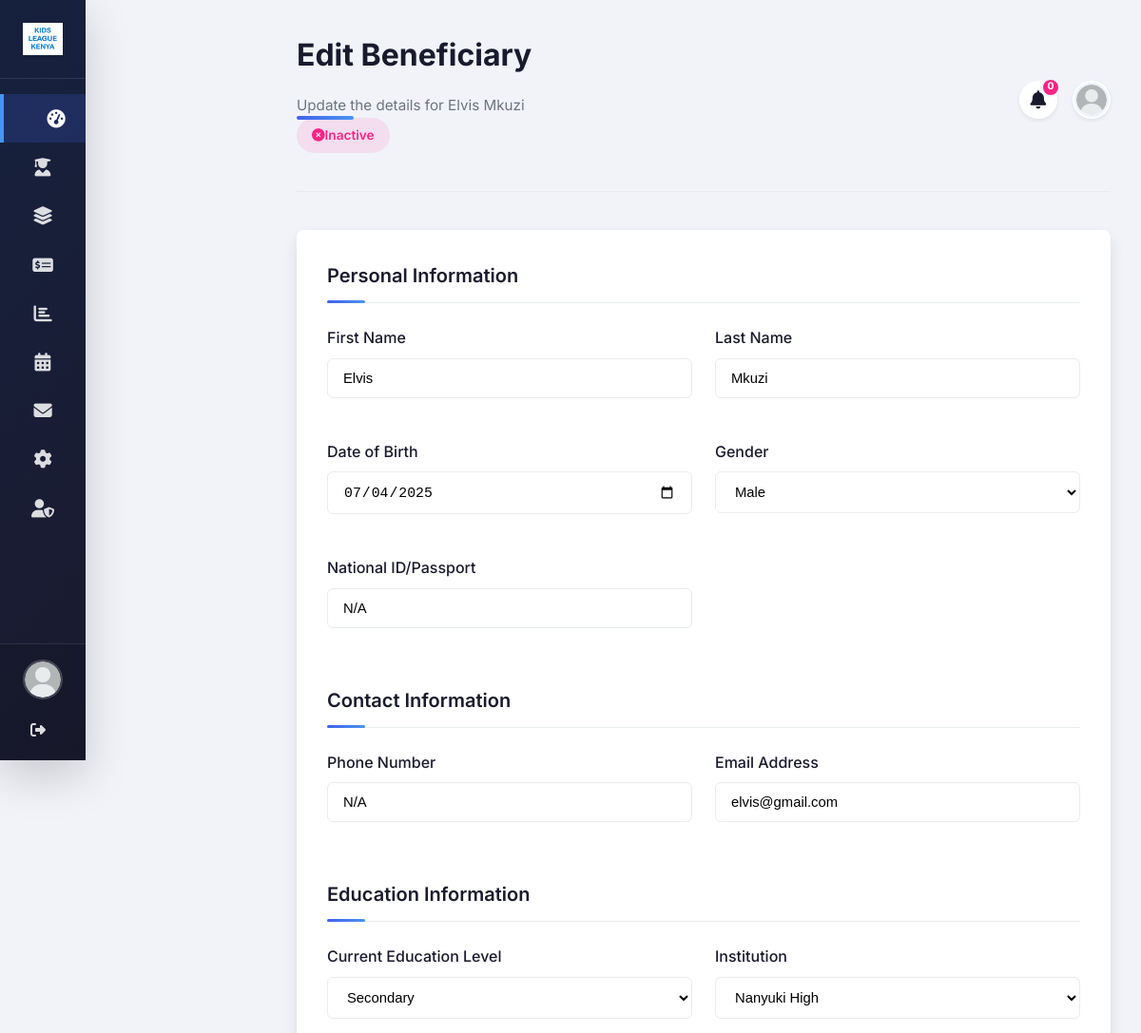
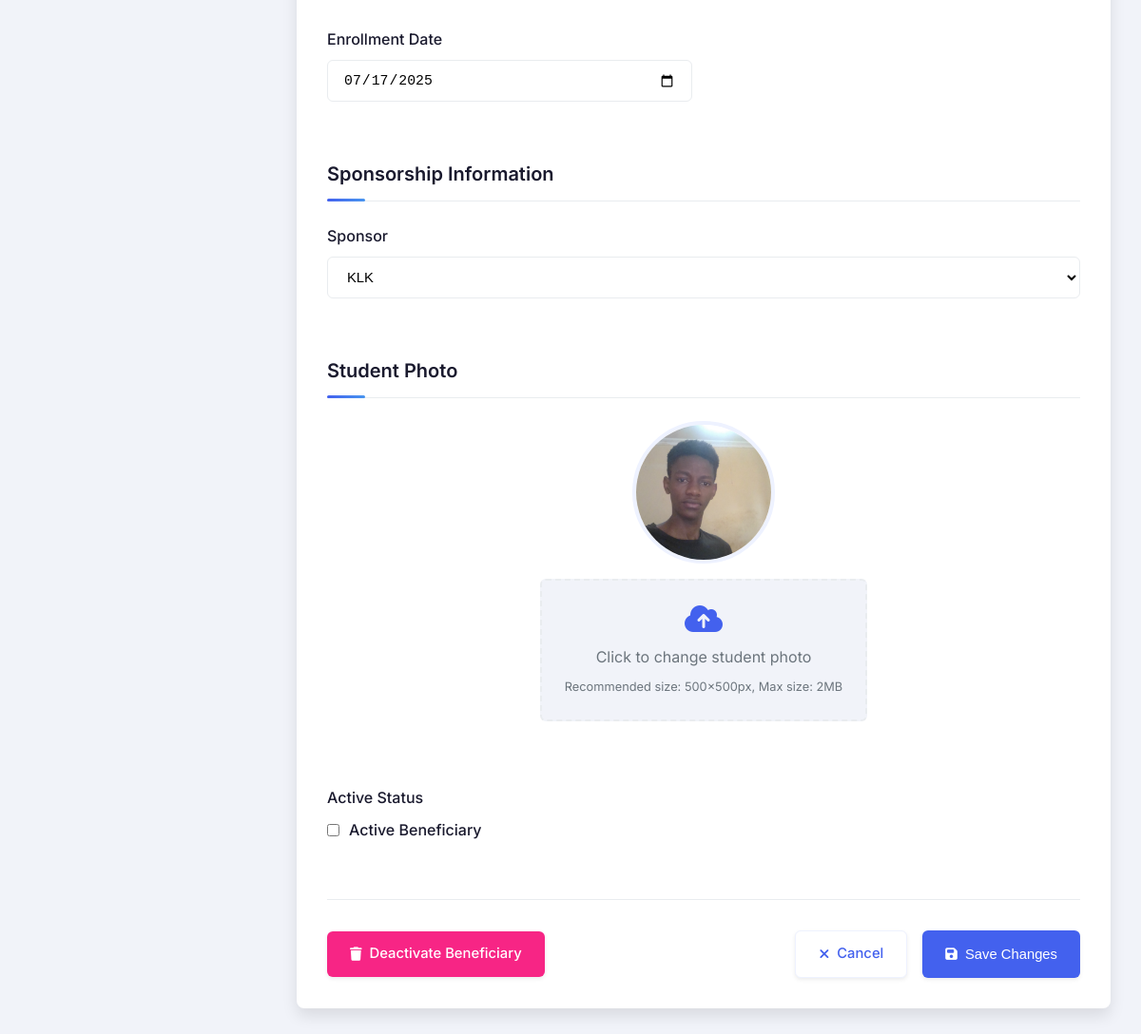
The page /beneficiaries/7/edit/ (signed in) on the database its author committed (2 pictures, top to bottom).
### base/models.py (models this page shows, shortened)
class Beneficiary(models.Model):
    GENDER_CHOICES = (
        ('M', 'Male'),
        ('F', 'Female'),
        ('O', 'Other'),
    )
    LEVEL_CHOICES = (
        ('primary', 'Primary'),
        ('secondary', 'Secondary'),
        ('college', 'College'),
        ('university', 'University'),
    )
    user = models.OneToOneField(User, on_delete=models.CASCADE, null=True, blank=True)
    first_name = models.CharField(max_length=100)
    last_name = models.CharField(max_length=100)
    gender = models.CharField(max_length=1, choices=GENDER_CHOICES)
    sponsor = models.ForeignKey('Sponsor', on_delete=models.SET_NULL, null=True, blank=True)
    date_of_birth = models.DateField()
    national_id = models.CharField(max_length=20, blank=True, null=True)
    phone_number = models.CharField(max_length=20)
    email = models.EmailField(blank=True, null=True)
    current_level = models.CharField(max_length=20, choices=LEVEL_CHOICES)
    institution = models.ForeignKey(Institution, on_delete=models.SET_NULL, null=True)
    enrollment_date = models.DateField()
    is_active = models.BooleanField(default=True)
    photo = models.ImageField(upload_to='beneficiaries/', blank=True, null=True)
    address = models.TextField(blank=True, null=True)
    city = models.CharField(max_length=100, blank=True, null=True)
    expected_graduation = models.DateField(blank=True, null=True)
    sponsorship_start_date = models.DateField(blank=True, null=True)
    sponsorship_end_date = models.DateField(blank=True, null=True)
    notes = models.TextField(blank=True, null=True)
    STATUS_CHOICES = (
        ('active', 'Active'),
        ('inactive', 'Inactive'),
        ('pending', 'Pending'),
        ('graduated', 'Graduated'),
    )
    status = models.CharField(max_length=10, choices=STATUS_CHOICES, default='active')
    @property
    def status(self):
        if not self.is_active:
            return "Inactive"
        if self.current_level == 'graduated':
            return "Graduated"
        return "Active"
    class Meta:
        verbose_name_plural = "Beneficiaries"
        ordering = ['last_name', 'first_name']

class Institution(models.Model):
    INSTITUTION_TYPES = (
        ('primary', 'Primary School'),
        ('secondary', 'Secondary School'),
        ('college', 'College'),
        ('university', 'University'),
        ('vocational', 'Vocational Training'),
    )
    name = models.CharField(max_length=200)
    institution_type = models.CharField(max_length=20, choices=INSTITUTION_TYPES)
    location = models.CharField(max_length=100)
    contact_person = models.CharField(max_length=100)
    contact_email = models.EmailField()
    contact_phone = models.CharField(max_length=20)
    partnership_date = models.DateField()
    is_active = models.BooleanField(default=True)

class Sponsor(models.Model):
    name = models.CharField(max_length=200)
    contact_person = models.CharField(max_length=100)
    contact_email = models.EmailField()
    contact_phone = models.CharField(max_length=20)
    address = models.TextField()
    sponsorship_start_date = models.DateField()
    is_active = models.BooleanField(default=True)

### base/views.py (the view)
# urls.py: path('beneficiaries/<int:pk>/edit/', views.edit_beneficiary, name='edit_beneficiary'),
@login_required
def edit_beneficiary(request, pk):
    beneficiary = get_object_or_404(Beneficiary, pk=pk)
    if request.method == 'POST':
        first_name = request.POST.get('first_name')
        last_name = request.POST.get('last_name')
        gender = request.POST.get('gender')
        date_of_birth = request.POST.get('date_of_birth')
        national_id = request.POST.get('national_id')
        phone_number = request.POST.get('phone_number')
        email = request.POST.get('email')
        current_level = request.POST.get('current_level')
        institution_id = request.POST.get('institution')
        enrollment_date = request.POST.get('enrollment_date')
        sponsor_id = request.POST.get('sponsor')
        photo = request.FILES.get('photo')
        is_active = request.POST.get('is_active') == 'on'
        errors = {}
        if not first_name:
            errors['first_name'] = 'First name is required'
        if not last_name:
            errors['last_name'] = 'Last name is required'
        if not date_of_birth:
            errors['date_of_birth'] = 'Date of birth is required'
        if not gender:
            errors['gender'] = 'Gender is required'
        if not current_level:
            errors['current_level'] = 'Education level is required'
        if not enrollment_date:
            errors['enrollment_date'] = 'Enrollment date is required'
        if errors:
            institutions = Institution.objects.all()
            sponsors = Sponsor.objects.all()
            context = {
                'beneficiary': beneficiary,
                'errors': errors,
                'institutions': institutions,
                'sponsors': sponsors,
                'education_levels': Beneficiary.LEVEL_CHOICES,
                'genders': Beneficiary.GENDER_CHOICES,
                'unread_notifications': Notification.objects.filter(user=request.user, is_read=False).count(),
                'form_data': request.POST  # To repopulate form
            }
            return render(request, 'beneficiary_edit.html', context)
        try:
            beneficiary.first_name = first_name
            beneficiary.last_name = last_name
            beneficiary.gender = gender
            beneficiary.date_of_birth = date_of_birth
            beneficiary.national_id = national_id
            beneficiary.phone_number = phone_number
            beneficiary.email = email
            beneficiary.current_level = current_level
            beneficiary.institution_id = institution_id
            beneficiary.enrollment_date = enrollment_date
            beneficiary.sponsor_id = sponsor_id
            beneficiary.is_active = is_active
            if photo:
                beneficiary.photo = photo
            beneficiary.save()
            messages.success(request, 'Beneficiary updated successfully!')
            return redirect('beneficiary_detail', pk=beneficiary.pk)
        except Exception as e:
            messages.error(request, f'Error updating beneficiary: {str(e)}')
            return redirect('edit_beneficiary', pk=beneficiary.pk)
    else:
        institutions = Institution.objects.all()
        sponsors = Sponsor.objects.all()
        context = {
            'beneficiary': beneficiary,
            'institutions': institutions,
            'sponsors': sponsors,
            'education_levels': Beneficiary.LEVEL_CHOICES,
            'genders': Beneficiary.GENDER_CHOICES,
            'unread_notifications': Notification.objects.filter(user=request.user, is_read=False).count()
        }
        return render(request, 'beneficiary_edit.html', context)

### base/templates/beneficiary_edit.html (shortened to what this page needs)
{% extends "index.html" %}
{% load static %}
{% block content %}
<header class="form-header">
    <div class="header-left">
        <h1>Edit Beneficiary</h1>
        <p>Update the details for {{ beneficiary.first_name }} {{ beneficiary.last_name }}</p>
        <div class="status-indicator
            {% if beneficiary.current_level == 'graduated' %}status-graduated
            {% elif not beneficiary.is_active %}status-inactive
            {% elif beneficiary.status == 'pending' %}status-pending
            {% else %}status-active{% endif %}">
            <i class="fas
                {% if beneficiary.current_level == 'graduated' %}fa-graduation-cap
                {% elif not beneficiary.is_active %}fa-times-circle
                {% elif beneficiary.status == 'pending' %}fa-hourglass-half
                {% else %}fa-check-circle{% endif %}"></i>
            <span>
                {% if beneficiary.current_level == 'graduated' %}Graduated
                {% elif not beneficiary.is_active %}Inactive
                {% elif beneficiary.status == 'pending' %}Pending
                {% else %}Active{% endif %}
            </span>
        </div>
    </div>
    <div class="header-actions">
        <div class="notification-btn tooltip" data-tooltip="Notifications">
            <i class="fas fa-bell"></i>
            <span class="notification-badge">{{ unread_notifications }}</span>
        </div>
        <div class="profile-btn">
            <img src="{% static 'img/avatar.png' %}" alt="Profile">
        </div>
    </div>
</header>
<div class="form-container">
    <form method="POST" enctype="multipart/form-data">
        <div class="form-section">
            <h3>Personal Information</h3>
            <div class="form-grid">
                <div class="form-group">
                    <label for="first_name">First Name</label>
                    <input type="text" id="first_name" name="first_name" class="form-control"
                           value="{{ beneficiary.first_name }}" required>
                </div>
                <div class="form-group">
                    <label for="last_name">Last Name</label>
                    <input type="text" id="last_name" name="last_name" class="form-control"
                           value="{{ beneficiary.last_name }}" required>
                </div>
                <div class="form-group">
                    <label for="date_of_birth">Date of Birth</label>
                    <input type="date" id="date_of_birth" name="date_of_birth" class="form-control"
                           value="{{ beneficiary.date_of_birth|date:'Y-m-d' }}" required>
                </div>
                <div class="form-group">
                    <label for="gender">Gender</label>
                    <select id="gender" name="gender" class="form-control" required>
                        {% for gender in genders %}
                            <option value="{{ gender.0 }}"
                                {% if beneficiary.gender == gender.0 %}selected{% endif %}>
                                {{ gender.1 }}
                            </option>
                        {% endfor %}
                    </select>
                </div>
                <div class="form-group">
                    <label for="national_id">National ID/Passport</label>
                    <input type="text" id="national_id" name="national_id" class="form-control"
                           value="{{ beneficiary.national_id }}">
                </div>
            </div>
        </div>
        <div class="form-section">
            <h3>Contact Information</h3>
            <div class="form-grid">
                <div class="form-group">
                    <label for="phone_number">Phone Number</label>
                    <input type="text" id="phone_number" name="phone_number" class="form-control"
                           value="{{ beneficiary.phone_number }}">
                </div>
                <div class="form-group">
                    <label for="email">Email Address</label>
                    <input type="email" id="email" name="email" class="form-control"
                           value="{{ beneficiary.email }}">
                </div>
            </div>
        </div>
        <div class="form-section">
            <h3>Education Information</h3>
            <div class="form-grid">
                <div class="form-group">
                    <label for="current_level">Current Education Level</label>
                    <select id="current_level" name="current_level" class="form-control" required>
                        {% for level in education_levels %}
                            <option value="{{ level.0 }}"
                                {% if beneficiary.current_level == level.0 %}selected{% endif %}>
                                {{ level.1 }}
                            </option>
                        {% endfor %}
                    </select>
                </div>
                <div class="form-group">
                    <label for="institution">Institution</label>
                    <select id="institution" name="institution" class="form-control">
                        {% for institution in institutions %}
                            <option value="{{ institution.id }}"
                                {% if beneficiary.institution_id == institution.id %}selected{% endif %}>
                                {{ institution.name }}
                            </option>
                        {% endfor %}
                    </select>
                </div>
                <div class="form-group">
                    <label for="enrollment_date">Enrollment Date</label>
                    <input type="date" id="enrollment_date" name="enrollment_date" class="form-control"
                           value="{{ beneficiary.enrollment_date|date:'Y-m-d' }}" required>
                </div>
            </div>
        </div>
        <div class="form-section">
            <h3>Sponsorship Information</h3>
            <div class="form-grid">
                <div class="form-group">
                    <label for="sponsor">Sponsor</label>
                    <select id="sponsor" name="sponsor" class="form-control">
                        {% for sponsor in sponsors %}
                            <option value="{{ sponsor.id }}"
                                {% if beneficiary.sponsor_id == sponsor.id %}selected{% endif %}>
                                {{ sponsor.name }}
                            </option>
                        {% endfor %}
                    </select>
                </div>
            </div>
        </div>
        <div class="form-section">
            <h3>Student Photo</h3>
            <div class="form-grid">
                <div class="form-group" style="grid-column: span 2;">
                    <div class="photo-container">
                        {% if beneficiary.photo %}
                            <img src="{{ beneficiary.photo.url }}" alt="Current Photo" class="current-photo" id="current-photo">
                        {% else %}
                            <img src="{% static 'img/default-avatar.png' %}" alt="Default Photo" class="current-photo" id="current-photo">
                        {% endif %}
                        <div class="file-upload" onclick="document.getElementById('photo').click()">
                            <i class="fas fa-cloud-upload-alt"></i>
                            <p>Click to change student photo</p>
                            <small>Recommended size: 500x500px, Max size: 2MB</small>
                        </div>
                    </div>
                </div>
                <div class="form-group" style="grid-column: span 2;">
                    <label for="is_active">Active Status</label>
                    <div style="display: flex; align-items: center; gap: 10px;">
                        <input type="checkbox" id="is_active" name="is_active"
                               {% if beneficiary.is_active %}checked{% endif %}>
                        <label for="is_active" style="margin-bottom: 0;">Active Beneficiary</label>
                    </div>
                </div>
            </div>
        </div>
        <div class="form-actions">
            <div>
                <a href="{% url 'delete_beneficiary' pk=beneficiary.pk %}" class="btn btn-danger">
                    <i class="fas fa-trash"></i> Deactivate Beneficiary
                </a>
            </div>
            <div style="display: flex; gap: 1rem;">
                <a href="{% url 'beneficiary_detail' pk=beneficiary.pk %}" class="btn btn-secondary">
                    <i class="fas fa-times"></i> Cancel
                </a>
                <button type="submit" class="btn btn-primary">
                    <i class="fas fa-save"></i> Save Changes
                </button>
            </div>
        </div>
    </form>
</div>
{% endblock %}

### base/templates/index.html (style rules this page uses)
:root { --primary: #4361ee; --primary-dark: #3a56d4; --primary-light: #eef2ff; --secondary: #3f37c9; --accent: #4895ef; --success: #4cc9f0; --info: #4361ee; --warning: #f8961e; --danger: #f72585; --dark: #1a1a2e; --darker: #16213e; --light: #f8f9fa; --lighter: #f1f3f9; --gray: #6c757d; --gray-light: #e9ecef; --white: #ffffff; --sidebar-width: 280px; --sidebar-collapsed-width: 90px; --header-height: 80px; --shadow-sm: 0 0.125rem 0.25rem rgba(0, 0, 0, 0.075); --shadow: 0 0.5rem 1rem rgba(0, 0, 0, 0.1); --shadow-lg: 0 1rem 3rem rgba(0, 0, 0, 0.175); --transition: all 0.3s cubic-bezier(0.25, 0.8, 0.25, 1); --border-radius: 0.375rem; --border-radius-lg: 0.5rem; --border-radius-xl: 1rem; }
* { margin: 0; padding: 0; box-sizing: border-box; }
body { font-family: 'Inter', sans-serif; background-color: var(--lighter); color: var(--dark); overflow-x: hidden; line-height: 1.6; }

### rows shown on the page
Beneficiary: first_name "Elvis", last_name "Mkuzi", date_of_birth "07/04/2025", gender "Male", national_id "N/A", phone_number "N/A", email "elvis@gmail.com", current_level "Secondary", institution "Nanyuki High", enrollment_date "07/17/2025", sponsor "KLK", photo (picture)

### other values the page prints
{{ unread_notifications }} "0"
